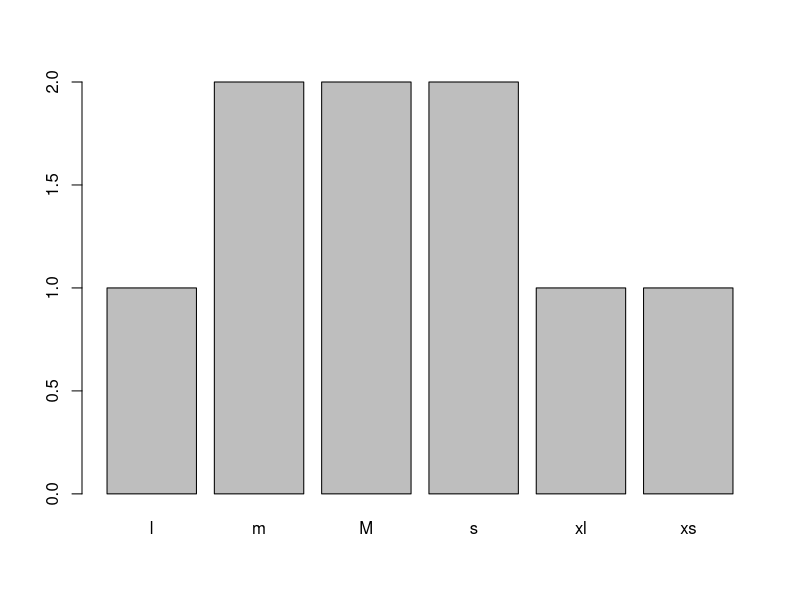
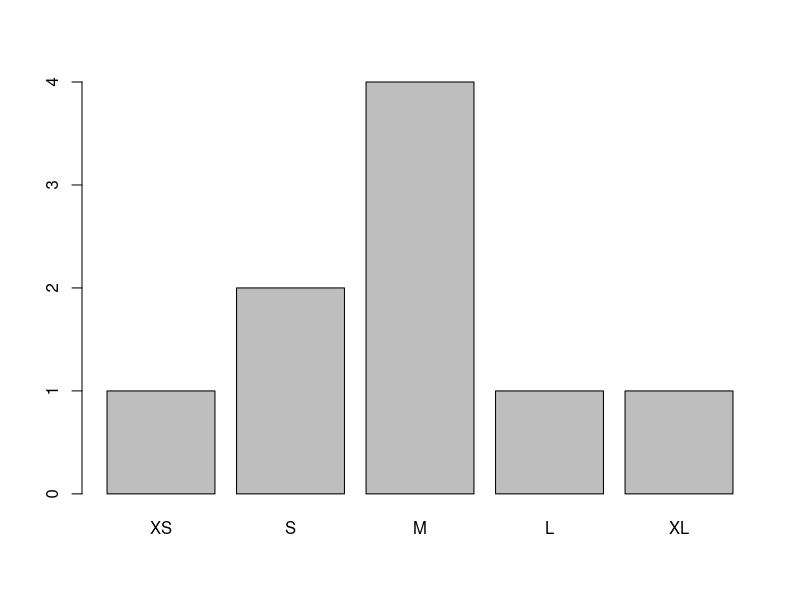

Generate these figures, in order, with R:
#Factors are structure for categorized variable

#Categorized variable: data that have a finite number of values

sizes <- c('M', 'l', 'xl',  'm',  'm', 'M', 'xs', 's', 's')

#create the factor 
f_sizes <- factor(sizes)

#Plot factor
plot(f_sizes)

#Code the levels 
levels(f_sizes)

#Clean the data to have only Uppercase
f_sizes_clean <- factor(sizes,
                        ordered = TRUE,
                        levels = c("xs", "s", "m", "l", "xl", "M"),
                        labels = c("XS", "S", "M", "L", "XL", "M"))
plot(f_sizes_clean)

